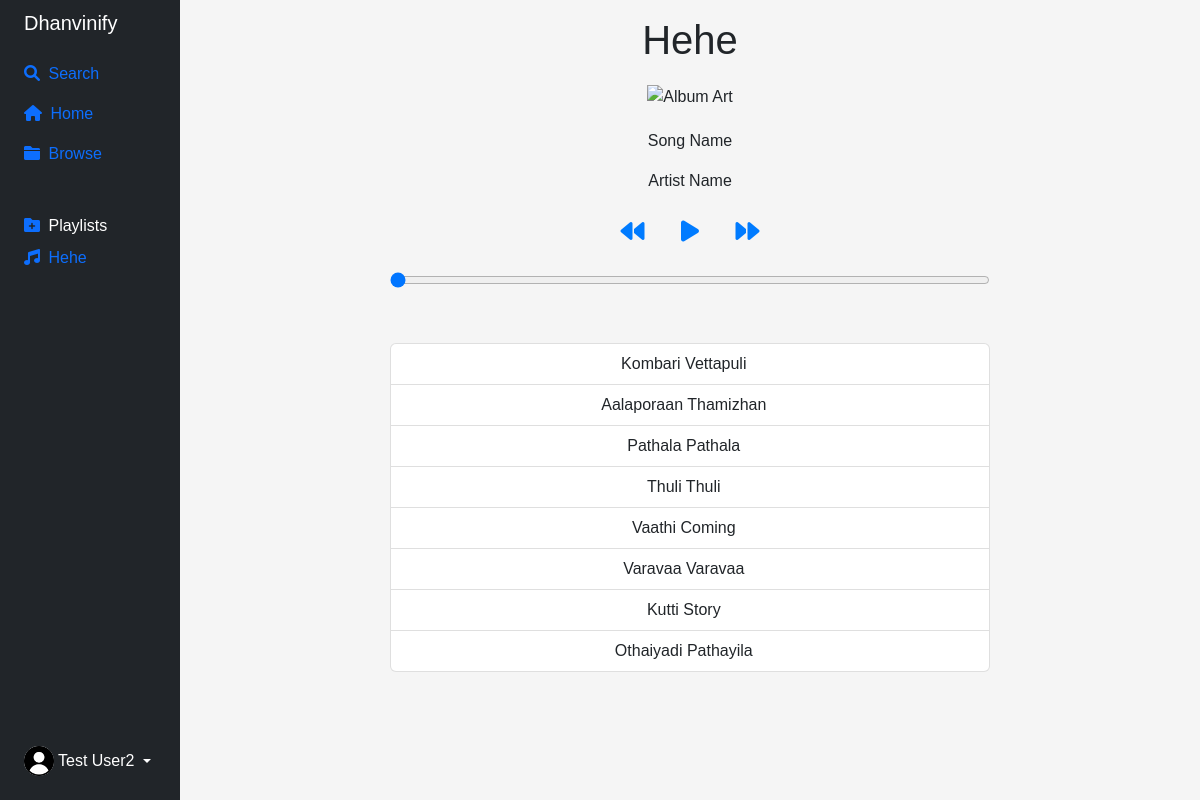
The page /playlist?p=2 (signed in) on the database its author committed.
### tables this page shows
CREATE TABLE playlists(id int, name text, username text);

CREATE TABLE songs(
id int,
name text,
artist text,
url text,
image text);

### app.py (the view)
@app.route('/playlist')
def selecter():
    playlist_id = request.args.get("p")
    if playlist_id:
        if hehe(playlist_id):
            name = playlist_name
            username = session.get("name")
            cur.execute("SELECT rowid, name FROM playlists WHERE username = ?", (username, ))
            playlists = cur.fetchall()
            return render_template('play.html', name=username, song_name=name, playlist=playlists, check=0, songs=playlist)
        else:
            return redirect("/?message=Playlist+Not+Found!")
    return redirect("/?message=Error!")

### templates/play.html (shortened to what this page needs)
{% extends 'basic.html' %}<br>
{% block content %}
<h1 >{{song_name}}</h1>
<div id="player-container">
    <img id="album-art" src="" alt="Album Art" />
    <div id="song-info">
        <p id="song-name">Song Name</p>
        <p id="song-artist">Artist Name</p>
    </div>
    <div id="controls">
        <button id="prev-button"><i class="fas fa-backward"></i></button>
        <button id="play-pause-button"><i class="fas fa-play"></i></button>
        <button id="next-button"><i class="fas fa-forward"></i></button>
    </div>
    <div id="seek-container">
        <input type="range" id="seek-bar" value="0" min="0" max="100" step="0.1">
     </div>
<br>
<br>
<ul class="list-group">
    {% for song in songs %}
        <li class="list-group-item">{{song['name']}} &ensp;</li>
    {% endfor %}
  </ul>
</div>
<body onload="setStatus()" check="{{check}}">
</body>
{% endblock %}

### templates/basic.html (shortened to what this page needs)
<!DOCTYPE html>
<html lang="en">
<head>
    <link href="https://cdn.jsdelivr.net/npm/bootstrap@5.2.3/dist/css/bootstrap.min.css" rel="stylesheet"/>
    <link rel="stylesheet" href="https://cdnjs.cloudflare.com/ajax/libs/font-awesome/5.13.0/css/all.min.css">
    <link rel="stylesheet" href="{{ url_for('static', filename='styles.css') }}">
    <link rel="stylesheet" href="https://cdnjs.cloudflare.com/ajax/libs/font-awesome/6.0.0-beta3/css/all.min.css">
</head>
<div class="container-fluid">
    <div class="row flex-nowrap">
        <div class="col-auto col-md-3 col-xl-2 px-sm-2 px-0 bg-dark" id="sidebar">
            <div class="d-flex flex-column align-items-center align-items-sm-start px-3 pt-2 text-white min-vh-100">
                <a href="/" class="d-flex align-items-center pb-3 mb-md-0 me-md-auto text-white text-decoration-none">
                    <span class="fs-5 d-none d-sm-inline"></i>Dhanvinify</span>
                </a>
                <ul class="nav nav-pills flex-column mb-sm-auto mb-0 align-items-center align-items-sm-start" id="menu">
                    <li class="nav-item">
                        <a href="/" class="nav-link align-middle px-0" class="btn btn-primary" data-bs-toggle="modal" data-bs-target="#exampleModal">
                            <i class="fa-solid fa-magnifying-glass"></i><span class="ms-1 d-none d-sm-inline"> Search</span>
                        </a>
                    </li>
                    <li class="nav-item">
                        <a href="/" class="nav-link align-middle px-0">
                            <i class="fa-solid fa-house"></i> <span class="ms-1 d-none d-sm-inline">Home</span>
                        </a>
                    </li>
                    <li class="nav-item">
                        <a href="/browse" class="nav-link align-middle px-0">
                            <i class="fa-solid fa-folder"></i> <span class="ms-1 d-none d-sm-inline">Browse</span>
                        </a>
                    </li>
                    <li>
                        <a href="#submenu1" data-bs-toggle="collapse" class="nav-link px-0 align-middle">
                            <br>
                            <a href="/add_playlist"><i class="fa-solid fa-folder-plus"></i></a> <span class="ms-1 d-none d-sm-inline">Playlists</span> </a>
                            {% for list in playlist%}
                            <li>
                                <a href="/playlist?p={{list[0]}}" class="nav-link px-0"><i class="fa-solid fa-music"></i> <span class="ms-1 d-none d-sm-inline">{{list[1]}}</span>  </a>
                            </li>
                            {% endfor %}
                    </li>
                </ul>
                <div class="dropdown pb-4">
                    <a href="#" class="d-flex align-items-center text-white text-decoration-none dropdown-toggle" id="dropdownUser1" data-bs-toggle="dropdown" aria-expanded="false">
                        <img src="{{ url_for('static', filename='icon.png') }}" alt="hugenerd" width="30" height="30" class="rounded-circle">
                        <span class="d-none d-sm-inline mx-1"> {{name}}</span>
                    </a>
                </div>
            </div>
        </div>
        <div class="col py-3">
            {% block content %}{% endblock %}
        </div>
    </div>
</div>
</html>

### static/styles.css (style rules this page uses)
body { font-family: Arial, sans-serif; text-align: center; background-color: #f5f5f5; }
#player-container { margin: 20px auto; max-width: 600px; }
#album-art { width:40%; height: auto; }
#song-info { margin: 20px 0; }
#seek-container { margin-top: 20px; }
#seek-bar { width: 100%; }

### templates/basic.html (style rules this page uses)
#sidebar { max-width: 15%; }

### templates/play.html (style rules this page uses)
#controls button { font-size: 24px; background: none; border: none; color: #007bff; cursor: pointer; margin: 0 10px; }

### rows shown on the page
playlists: name "Hehe", username "Test User2"
songs: name "Kombari Vettapuli"
songs: name "Aalaporaan Thamizhan"
songs: name "Pathala Pathala"
songs: name "Thuli Thuli"
songs: name "Vaathi Coming"
songs: name "Varavaa Varavaa"
songs: name "Kutti Story"
songs: name "Othaiyadi Pathayila"
